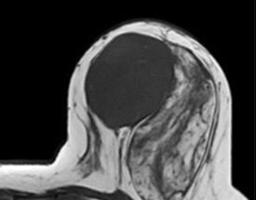
%> input picture HW4/MRI1.jpg, 256 x 200 px
$ octave Q1.m   (GNU Octave 9; MATLAB toolbox functions it lacks are replaced by stand-ins)
%> lines starting %> are read from the running program, lines starting %| are printed output that depends on the picture; in (x1, y1, x2, y2) boxes, pixels count from 0 and x2, y2 are one past the last pixel; in counts of white or black regions, pixels touching at a corner belong together; the program's own positions count from 1
### HW4/modified_fcm.m
function [center, U, obj_fcn] = modified_fcm(data, cluster_n, options)
%FCM Data set clustering using fuzzy c-means clustering.
%
%   [CENTER, U, OBJ_FCN] = FCM(DATA, N_CLUSTER) finds N_CLUSTER number of
%   clusters in the data set DATA. DATA is size M-by-N, where M is the number of
%   data points and N is the number of coordinates for each data point. The
%   coordinates for each cluster center are returned in the rows of the matrix
%   CENTER. The membership function matrix U contains the grade of membership of
%   each DATA point in each cluster. The values 0 and 1 indicate no membership
%   and full membership respectively. Grades between 0 and 1 indicate that the
%   data point has partial membership in a cluster. At each iteration, an
%   objective function is minimized to find the best location for the clusters
%   and its values are returned in OBJ_FCN.
%
%   [CENTER, ...] = FCM(DATA,N_CLUSTER,OPTIONS) specifies a vector of options
%   for the clustering process:
%       OPTIONS(1): exponent for the matrix U             (default: 2.0)
%       OPTIONS(2): maximum number of iterations          (default: 100)
%       OPTIONS(3): minimum amount of improvement         (default: 1e-5)
%       OPTIONS(4): info display during iteration         (default: 1)
%   The clustering process stops when the maximum number of iterations
%   is reached, or when the objective function improvement between two
%   consecutive iterations is less than the minimum amount of improvement
%   specified. Use NaN to select the default value.
%
%   Example
%       data = rand(100,2);
%       [center,U,obj_fcn] = fcm(data,2);
%       plot(data(:,1), data(:,2),'o');
%       hold on;
%       maxU = max(U);
%       % Find the data points with highest grade of membership in cluster 1
%       index1 = find(U(1,:) == maxU);
%       % Find the data points with highest grade of membership in cluster 2
%       index2 = find(U(2,:) == maxU);
%       line(data(index1,1),data(index1,2),'marker','*','color','g');
%       line(data(index2,1),data(index2,2),'marker','*','color','r');
%       % Plot the cluster centers
%       plot([center([1 2],1)],[center([1 2],2)],'*','color','k')
%       hold off;
%
%   See also FCMDEMO, INITFCM, IRISFCM, DISTFCM, STEPFCM.

%   Roger Jang, 12-13-94, N. Hickey 04-16-01
%   Copyright 1994-2018 The MathWorks, Inc.

if nargin ~= 2 && nargin ~= 3
	error(message("fuzzy:general:errFLT_incorrectNumInputArguments"))
end

data_n = size(data, 1);

% Change the following to set default options
default_options = [2;	% exponent for the partition matrix U
		100;	% max. number of iteration
		1e-5;	% min. amount of improvement
		1];	% info display during iteration

if nargin == 2
	options = default_options;
else
	% If "options" is not fully specified, pad it with default values.
	if length(options) < 4
		tmp = default_options;
		tmp(1:length(options)) = options;
		options = tmp;
	end
	% If some entries of "options" are nan's, replace them with defaults.
	nan_index = find(isnan(options)==1);
	options(nan_index) = default_options(nan_index);
	if options(1) <= 1
		error(message("fuzzy:general:errFcm_expMustBeGtOne"))
	end
end

expo = options(1);		% Exponent for U
max_iter = options(2);		% Max. iteration
min_impro = options(3);		% Min. improvement
display = options(4);		% Display info or not

obj_fcn = zeros(max_iter, 1);	% Array for objective function

U = modified_initfcm(data, cluster_n);			% Initial fuzzy partition
% Main loop
for i = 1:max_iter
	[U, center, obj_fcn(i)] = stepfcm(data, U, cluster_n, expo);
	if display
		fprintf('Iteration count = %d, obj. fcn = %f\n', i, obj_fcn(i));
	end
	% check termination condition
	if i > 1
		if abs(obj_fcn(i) - obj_fcn(i-1)) < min_impro, break; end
	end
end

iter_n = i;	% Actual number of iterations
obj_fcn(iter_n+1:max_iter) = [];

### HW4/modified_initfcm.m
function U = modified_initfcm(data, cluster_n)
%INITFCM Generate initial fuzzy partition matrix for fuzzy c-means clustering.
%   U = INITFCM(CLUSTER_N, DATA_N) randomly generates a fuzzy partition
%   matrix U that is CLUSTER_N by DATA_N, where CLUSTER_N is number of
%   clusters and DATA_N is number of data points. The summation of each
%   column of the generated U is equal to unity, as required by fuzzy
%   c-means clustering.
%
%       See also DISTFCM, FCMDEMO, IRISFCM, STEPFCM, FCM.

%   Roger Jang, 12-1-94.
%   Copyright 1994-2002 The MathWorks, Inc.
data_n = size(data, 1);
U = rand(cluster_n, data_n);
idx = kmeans(data, cluster_n);
for i = 1:cluster_n
    U(i, :) = double(idx == i);
end

### HW4/Q1.m
%% part 1.1
clear; close all; clc;
img1 = imread("MRI1.jpg");
%> img1 is the input picture: size 200x256 uint8; min 0, max 255, mean 69.1
img2 = imread("MRI2.png");
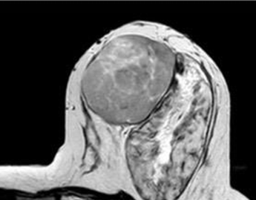
%> input picture HW4/MRI2.png, 256 x 200 px
%> img2 is the input picture: size 200x256 uint8; min 0, max 255, mean 91.1
img3 = imread("MRI3.png");
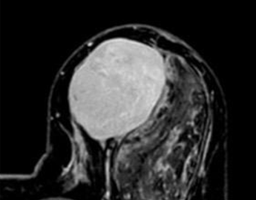
%> input picture HW4/MRI3.png, 256 x 200 px
%> img3 is the input picture: size 200x256 uint8; min 0, max 221, mean 45.2
img4 = imread("MRI4.png");
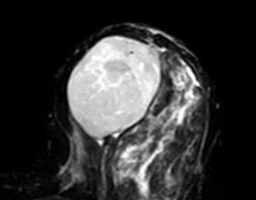
%> input picture HW4/MRI4.png, 256 x 200 px
%> img4 is the input picture: size 200x256 uint8; min 0, max 255, mean 53.2
img1 = double(img1);
%> img1: size 200x256 double
img2 = double(img2);
%> img2: size 200x256 double
img3 = double(img3);
%> img3: size 200x256 double
img4 = double(img4);
%> img4: size 200x256 double
figure;
RGB1 = cat(3, img1, img3, img4);
RGB2 = cat(3, img1, img4, img2);
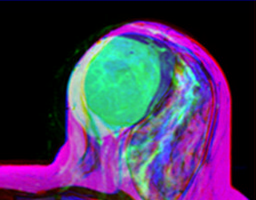
%> RGB2: size 200x256x3 double; mean R, G, B 69.1, 53.2, 91.1
montage({uint8(RGB1), uint8(RGB2)})
%% part 2.1
data = [img1(:), img2(:), img3(:), img4(:)];
for c = [2 5 1.1]
    disp("clustering coefficient = " + num2str(c))
    options = [c NaN NaN 1];
    [~,U1] = fcm(data, 4, options);
    pmap11 = reshape(U1(1, :), 200, 256);
    pmap21 = reshape(U1(2, :), 200, 256);
    pmap31 = reshape(U1(3, :), 200, 256);
    pmap41 = reshape(U1(4, :), 200, 256);
    multi1 = cat(3, pmap11, pmap21, pmap31, pmap41);
    figure;
    montage(multi1)
    title("clustering coefficient = " + num2str(c), "Interpreter","latex")
end
%> this loop made 3 passes
%> pass 1, `pmap41 = reshape(U1(4, :), 200, 256);`:
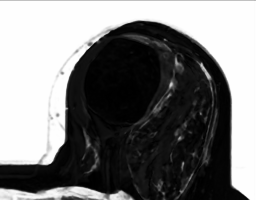
%> pmap41: size 200x256 double; min 0.000145, max 1, mean 0.48
%% part 3.1
for k = 2:5
    idx = kmeans(data, k, 'Display', 'final');
    pmap = zeros(200, 256, k);
    for m = 1:k
        pmap(:, :, m) = reshape(double(idx == m), 200, 256);
    end
    figure;
    montage(pmap, "Size", [1, m])
end
%> this loop made 4 passes
%> pass 1, `montage(pmap, "Size", [1, m])`:
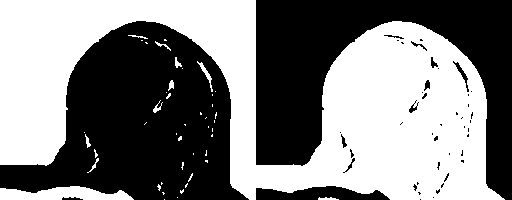
%> displayed picture: size 200x512, on the screen's scale of 0 to 255; 50% white; 45 white regions (34 under 20 px), largest, box (x1, y1, x2, y2) and area: (0, 0, 505, 200) 49312, (0, 186, 134, 200) 1282, (197, 61, 213, 92) 100
%> pass 2, `montage(pmap, "Size", [1, m])`:
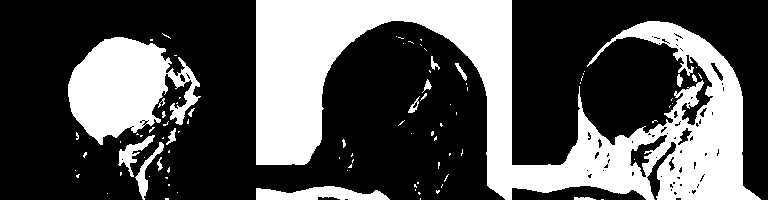
%> displayed picture: size 200x768, on the screen's scale of 0 to 255; 33.3% white; 91 white regions (74 under 20 px), largest, box (x1, y1, x2, y2) and area: (256, 0, 761, 200) 39600, (68, 37, 201, 145) 8532, (256, 186, 390, 200) 1251
%> the run ends on the next line

for c = [2 5 1.1]
    disp("clustering coefficient = " + num2str(c))
    options = [c NaN NaN 1];
    [~,U2] = modified_fcm(data, 4, options);
